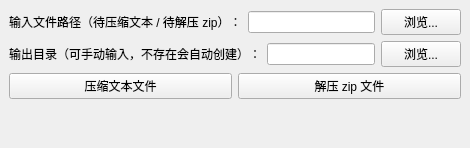
<?xml version="1.0" encoding="UTF-8"?>
<ui version="4.0">
 <class>MainWindow</class>
 <widget class="QMainWindow" name="MainWindow">
  <property name="windowTitle">
   <string>Haffman 压缩/解压 - Qt 版</string>
  </property>
  <widget class="QWidget" name="centralwidget">
   <layout class="QVBoxLayout" name="verticalLayout">

    <item>
     <layout class="QHBoxLayout" name="inputLayout">
      <item>
       <widget class="QLabel" name="inputLabel">
        <property name="text">
         <string>输入文件路径（待压缩文本 / 待解压 zip）：</string>
        </property>
       </widget>
      </item>
      <item>
       <widget class="QLineEdit" name="inputFileLineEdit"/>
      </item>
      <item>
       <widget class="QPushButton" name="browseInputFileButton">
        <property name="text">
         <string>浏览...</string>
        </property>
       </widget>
      </item>
     </layout>
    </item>

    <item>
     <layout class="QHBoxLayout" name="outputLayout">
      <item>
       <widget class="QLabel" name="outputLabel">
        <property name="text">
         <string>输出目录（可手动输入，不存在会自动创建）：</string>
        </property>
       </widget>
      </item>
      <item>
       <widget class="QLineEdit" name="outputDirLineEdit"/>
      </item>
      <item>
       <widget class="QPushButton" name="browseOutputDirButton">
        <property name="text">
         <string>浏览...</string>
        </property>
       </widget>
      </item>
     </layout>
    </item>

    <item>
     <layout class="QHBoxLayout" name="buttonLayout">
      <item>
       <widget class="QPushButton" name="compressButton">
        <property name="text">
         <string>压缩文本文件</string>
        </property>
       </widget>
      </item>
      <item>
       <widget class="QPushButton" name="decompressButton">
        <property name="text">
         <string>解压 zip 文件</string>
        </property>
       </widget>
      </item>
     </layout>
    </item>

    <item>
     <spacer name="verticalSpacer">
      <property name="orientation">
       <enum>Qt::Vertical</enum>
      </property>
      <property name="sizeHint" stdset="0">
       <size>
        <width>20</width>
        <height>40</height>
       </size>
      </property>
     </spacer>
    </item>

   </layout>
  </widget>
 </widget>
 <resources/>
 <connections/>
</ui>
